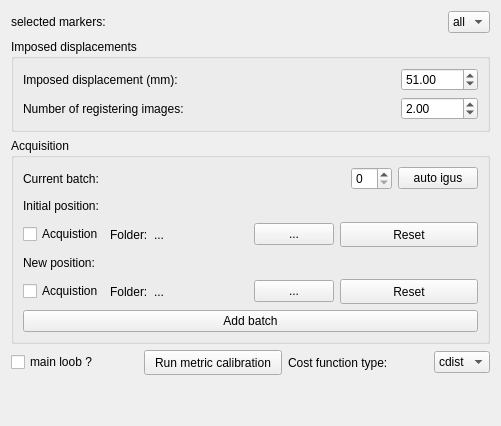
              <widget class="QWidget" name="tab_2">
               <attribute name="title">
                <string>Imposed displacements</string>
               </attribute>
               <layout class="QVBoxLayout" name="verticalLayout_2">
                <item>
                 <layout class="QHBoxLayout" name="horizontalLayout_8">
                  <item>
                   <widget class="QLabel" name="label_4">
                    <property name="text">
                     <string>selected markers:</string>
                    </property>
                   </widget>
                  </item>
                  <item>
                   <spacer name="horizontalSpacer_3">
                    <property name="orientation">
                     <enum>Qt::Horizontal</enum>
                    </property>
                    <property name="sizeHint" stdset="0">
                     <size>
                      <width>40</width>
                      <height>20</height>
                     </size>
                    </property>
                   </spacer>
                  </item>
                  <item>
                   <widget class="QComboBox" name="comboBox_metricCalib_mkSelected">
                    <item>
                     <property name="text">
                      <string>all</string>
                     </property>
                    </item>
                   </widget>
                  </item>
                 </layout>
                </item>
                <item>
                 <widget class="QGroupBox" name="groupBox_2">
                  <property name="title">
                   <string>Imposed displacements</string>
                  </property>
                  <layout class="QVBoxLayout" name="verticalLayout_7">
                   <item>
                    <layout class="QHBoxLayout" name="horizontalLayout_9">
                     <item>
                      <widget class="QLabel" name="label_49">
                       <property name="text">
                        <string>Imposed displacement (mm):</string>
                       </property>
                      </widget>
                     </item>
                     <item>
                      <spacer name="horizontalSpacer">
                       <property name="orientation">
                        <enum>Qt::Horizontal</enum>
                       </property>
                       <property name="sizeHint" stdset="0">
                        <size>
                         <width>40</width>
                         <height>20</height>
                        </size>
                       </property>
                      </spacer>
                     </item>
                     <item>
                      <widget class="QDoubleSpinBox" name="doubleSpinBox_metricCalib_dispPos0Pos1">
                       <property name="maximum">
                        <double>99999.990000000005239</double>
                       </property>
                       <property name="singleStep">
                        <double>0.500000000000000</double>
                       </property>
                       <property name="value">
                        <double>51.000000000000000</double>
                       </property>
                      </widget>
                     </item>
                    </layout>
                   </item>
                   <item>
                    <layout class="QHBoxLayout" name="horizontalLayout_35">
                     <item>
                      <widget class="QLabel" name="label_50">
                       <property name="text">
                        <string>Number of registering images:</string>
                       </property>
                      </widget>
                     </item>
                     <item>
                      <spacer name="horizontalSpacer_43">
                       <property name="orientation">
                        <enum>Qt::Horizontal</enum>
                       </property>
                       <property name="sizeHint" stdset="0">
                        <size>
                         <width>40</width>
                         <height>20</height>
                        </size>
                       </property>
                      </spacer>
                     </item>
                     <item>
                      <widget class="QDoubleSpinBox" name="doubleSpinBox_metricCalib_nbImages">
                       <property name="minimum">
                        <double>1.000000000000000</double>
                       </property>
                       <property name="maximum">
                        <double>99999.990000000005239</double>
                       </property>
                       <property name="singleStep">
                        <double>1.000000000000000</double>
                       </property>
                       <property name="value">
                        <double>2.000000000000000</double>
                       </property>
                      </widget>
                     </item>
                    </layout>
                   </item>
                  </layout>
                 </widget>
                </item>
                <item>
                 <widget class="QGroupBox" name="groupBox">
                  <property name="title">
                   <string>Acquisition</string>
                  </property>
                  <layout class="QVBoxLayout" name="verticalLayout_9">
                   <item>
                    <layout class="QHBoxLayout" name="horizontalLayout_16">
                     <item>
                      <widget class="QLabel" name="label_14">
                       <property name="text">
                        <string>Current batch:</string>
                       </property>
                      </widget>
                     </item>
                     <item>
                      <spacer name="horizontalSpacer_9">
                       <property name="orientation">
                        <enum>Qt::Horizontal</enum>
                       </property>
                       <property name="sizeHint" stdset="0">
                        <size>
                         <width>40</width>
                         <height>20</height>
                        </size>
                       </property>
                      </spacer>
                     </item>
                     <item>
                      <widget class="QSpinBox" name="spinBox_metricCalib_batchNo">
                       <property name="enabled">
                        <bool>true</bool>
                       </property>
                      </widget>
                     </item>
                     <item>
                      <widget class="QPushButton" name="pushButton_auto_igus">
                       <property name="text">
                        <string>auto igus</string>
                       </property>
                      </widget>
                     </item>
                    </layout>
                   </item>
                   <item>
                    <layout class="QHBoxLayout" name="horizontalLayout_11">
                     <item>
                      <widget class="QLabel" name="label_44">
                       <property name="text">
                        <string>Initial position:</string>
                       </property>
                      </widget>
                     </item>
                     <item>
                      <spacer name="horizontalSpacer_7">
                       <property name="orientation">
                        <enum>Qt::Horizontal</enum>
                       </property>
                       <property name="sizeHint" stdset="0">
                        <size>
                         <width>40</width>
                         <height>20</height>
                        </size>
                       </property>
                      </spacer>
                     </item>
                    </layout>
                   </item>
                   <item>
                    <layout class="QHBoxLayout" name="horizontalLayout_13">
                     <item>
                      <widget class="QCheckBox" name="checkBox_metricCalib_acqPos0">
                       <property name="text">
                        <string>Acquistion</string>
                       </property>
                      </widget>
                     </item>
                     <item>
                      <widget class="QLabel" name="label_6">
                       <property name="text">
                        <string>Folder:</string>
                       </property>
                      </widget>
                     </item>
                     <item>
                      <widget class="QLabel" name="label_folderPos_0">
                       <property name="text">
                        <string>...</string>
                       </property>
                      </widget>
                     </item>
                     <item>
                      <spacer name="horizontalSpacer_5">
                       <property name="orientation">
                        <enum>Qt::Horizontal</enum>
                       </property>
                       <property name="sizeHint" stdset="0">
                        <size>
                         <width>40</width>
                         <height>20</height>
                        </size>
                       </property>
                      </spacer>
                     </item>
                     <item>
                      <widget class="QPushButton" name="pushButton_folderPos_0">
                       <property name="text">
                        <string>...</string>
                       </property>
                      </widget>
                     </item>
                     <item>
                      <widget class="QPushButton" name="pushButton_metricCalib_resetPos0">
                       <property name="minimumSize">
                        <size>
                         <width>138</width>
                         <height>25</height>
                        </size>
                       </property>
                       <property name="text">
                        <string>Reset</string>
                       </property>
                      </widget>
                     </item>
                    </layout>
                   </item>
                   <item>
                    <layout class="QHBoxLayout" name="horizontalLayout_3"/>
                   </item>
                   <item>
                    <layout class="QHBoxLayout" name="horizontalLayout_14">
                     <item>
                      <widget class="QLabel" name="label_45">
                       <property name="text">
                        <string>New position:</string>
                       </property>
                      </widget>
                     </item>
                     <item>
                      <spacer name="horizontalSpacer_6">
                       <property name="orientation">
                        <enum>Qt::Horizontal</enum>
                       </property>
                       <property name="sizeHint" stdset="0">
                        <size>
                         <width>40</width>
                         <height>20</height>
                        </size>
                       </property>
                      </spacer>
                     </item>
                    </layout>
                   </item>
                   <item>
                    <layout class="QHBoxLayout" name="horizontalLayout_15">
                     <item>
                      <widget class="QCheckBox" name="checkBox_metricCalib_acqPos1">
                       <property name="text">
                        <string>Acquistion</string>
                       </property>
                      </widget>
                     </item>
                     <item>
                      <widget class="QLabel" name="label_13">
                       <property name="text">
                        <string>Folder:</string>
                       </property>
                      </widget>
                     </item>
                     <item>
                      <widget class="QLabel" name="label_folderPos_1">
                       <property name="text">
                        <string>...</string>
                       </property>
                      </widget>
                     </item>
                     <item>
                      <spacer name="horizontalSpacer_8">
                       <property name="orientation">
                        <enum>Qt::Horizontal</enum>
                       </property>
                       <property name="sizeHint" stdset="0">
                        <size>
                         <width>40</width>
                         <height>20</height>
                        </size>
                       </property>
                      </spacer>
                     </item>
                     <item>
                      <widget class="QPushButton" name="pushButton_folderPos_1">
                       <property name="text">
                        <string>...</string>
                       </property>
                      </widget>
                     </item>
                     <item>
                      <widget class="QPushButton" name="pushButton_metricCalib_resetPos1">
                       <property name="minimumSize">
                        <size>
                         <width>138</width>
                         <height>25</height>
                        </size>
                       </property>
                       <property name="text">
                        <string>Reset</string>
                       </property>
                      </widget>
                     </item>
                    </layout>
                   </item>
                   <item>
                    <widget class="QPushButton" name="pushButton_metricCalib_addBatch">
                     <property name="text">
                      <string>Add batch</string>
                     </property>
                    </widget>
                   </item>
                  </layout>
                 </widget>
                </item>
                <item>
                 <layout class="QHBoxLayout" name="horizontalLayout_19">
                  <item>
                   <widget class="QCheckBox" name="checkBox_metricCalib_mainLoobDisp">
                    <property name="enabled">
                     <bool>true</bool>
                    </property>
                    <property name="text">
                     <string>main loob ?</string>
                    </property>
                    <property name="checked">
                     <bool>false</bool>
                    </property>
                   </widget>
                  </item>
                  <item>
                   <spacer name="horizontalSpacer_17">
                    <property name="orientation">
                     <enum>Qt::Horizontal</enum>
                    </property>
                    <property name="sizeHint" stdset="0">
                     <size>
                      <width>40</width>
                      <height>20</height>
                     </size>
                    </property>
                   </spacer>
                  </item>
                  <item>
                   <widget class="QPushButton" name="pushButton_metricCalib_validateDisp">
                    <property name="minimumSize">
                     <size>
                      <width>138</width>
                      <height>25</height>
                     </size>
                    </property>
                    <property name="text">
                     <string>Run metric calibration</string>
                    </property>
                   </widget>
                  </item>
                  <item>
                   <widget class="QLabel" name="label_24">
                    <property name="text">
                     <string>Cost function type:</string>
                    </property>
                   </widget>
                  </item>
                  <item>
                   <spacer name="horizontalSpacer_18">
                    <property name="orientation">
                     <enum>Qt::Horizontal</enum>
                    </property>
                    <property name="sizeHint" stdset="0">
                     <size>
                      <width>40</width>
                      <height>20</height>
                     </size>
                    </property>
                   </spacer>
                  </item>
                  <item>
                   <widget class="QComboBox" name="comboBox_metricCalib_costFuncType">
                    <item>
                     <property name="text">
                      <string>cdist</string>
                     </property>
                    </item>
                    <item>
                     <property name="text">
                      <string>dist</string>
                     </property>
                    </item>
                   </widget>
                  </item>
                 </layout>
                </item>
                <item>
                 <spacer name="verticalSpacer_6">
                  <property name="orientation">
                   <enum>Qt::Vertical</enum>
                  </property>
                  <property name="sizeHint" stdset="0">
                   <size>
                    <width>20</width>
                    <height>40</height>
                   </size>
                  </property>
                 </spacer>
                </item>
               </layout>
              </widget>
